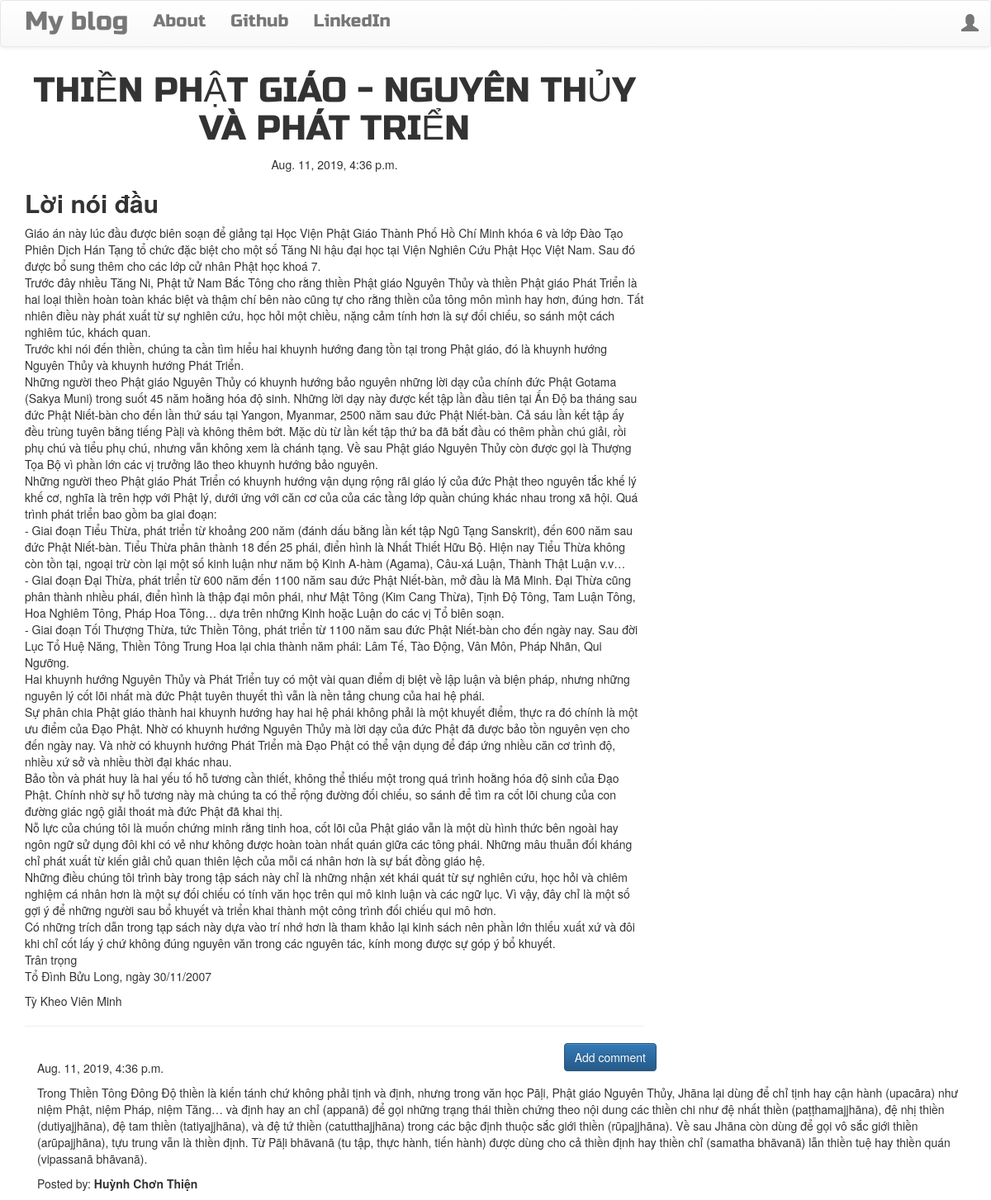
The page /post/10/ on the database its author committed.
### blog/models.py (models this page shows, shortened)
class Post(models.Model):
    author = models.ForeignKey(get_user_model(), on_delete=models.CASCADE)
    title = models.CharField(max_length=200)
    text = models.TextField()
    created_date = models.DateTimeField(default=timezone.now)
    published_date = models.DateTimeField(blank=True, null=True)

class Comment(models.Model):
    post = models.ForeignKey('blog.Post', related_name='comments', on_delete=models.CASCADE)
    author = models.CharField(max_length=200)
    text = models.TextField()
    created_date = models.DateTimeField(default=timezone.now)
    approved_comment = models.BooleanField(default=False)

### blog/views.py (the view)
# urls.py: path('post/<int:pk>/', views.PostDetailView.as_view(), name='post_detail'),
class PostDetailView(DetailView):
    model = Post

### blog/templates/blog/post_detail.html (shortened to what this page needs)
{% extends 'blog/base.html' %}
{% block content %}
        <h1 class='posttitle loader'>{{ post.title }}</h1>
        {% if post.published_date %}
            <div class="date postdate">
                {{ post.published_date }}
            </div>
        {% else %}
            <a class="btn btn-default" href="{% url 'post_publish' pk=post.pk %}">Publish</a>
        {% endif %}
      <p class='postcontent' >{{ post.text|safe|linebreaksbr }}</p>
  <hr>
  <a class="btn btn-primary btn-comment" href="{% url 'add_comment_to_post' pk=post.pk %}">Add comment</a>
  <div class="container">
  {% for comment in post.comments.all %}
  <br>
      {% if user.is_authenticated or comment.approved_comment %}
              {{ comment.created_date }}
          <p>{{ comment.text|safe|linebreaks }}</p>
          <p>Posted by: <strong>{{ comment.author }}</strong></p>
      {% endif %}
  {% empty %}
      <p>No comments posted.</p>
  {% endfor %}
</div>
{% endblock %}

### blog/static/css/blog.css (style rules this page uses)
.postdate { text-align: center; }
.posttitle { font-family: 'Russo One', sans-serif; font-size: 3em; text-align: center; }
.postcontent { font-family: 'Montserrat'; font-size: 1.5em; }
.btn-comment { position: absolute; right: 0px; }
.loader { filter:hue-rotate(0deg); color: linear-gradient(45deg,#0f8,#08f); animation:hue 5000ms infinite linear; }

### rows shown on the page
Post: title "THIỀN PHẬT GIÁO - NGUYÊN THỦY VÀ PHÁT TRIỂN", published_date "Aug. 11, 2019, 4:36 p.m.", text "Lời nói đầu Giáo án này lúc đầu được biên soạn để giảng tại Học Viện Phật Giáo Thành Phố Hồ Chí Minh khóa 6 và lớp Đào Tạo Phiên Dịch Hán Tạng tổ chức đặc biệt cho một số Tăng Ni hậu đại học tại Viện Nghiên Cứu Phật Học Việt Nam. Sau đó được bổ sung thêm cho các lớp cử nhân Phật học khoá 7. Trước đây nhiều Tăng Ni, Phật tử Nam Bắc Tông cho rằng thiền Phật giáo Nguyên Thủy và thiền Phật giáo Phát Triển là hai loại thiền hoàn toàn khác biệt và thậm chí bên nào cũng tự cho rằng thiền của tông môn mình hay hơn, đúng hơn. Tất nhiên điều này phát xuất từ sự nghiên cứu, học hỏi một chiều, nặng cảm tính hơn là sự đối chiếu, so sánh một cách nghiêm túc, khách quan. Trước khi nói đến thiền, chúng ta…"
Comment: created_date "Aug. 11, 2019, 4:36 p.m.", text "Trong Thiền Tông Đông Độ thiền là kiến tánh chứ không phải tịnh và định, nhưng trong văn học Pāḷi, Phật giáo Nguyên Thủy, Jhāna lại dùng để chỉ tịnh hay cận hành (upacāra) như niệm Phật, niệm Pháp, niệm Tăng… và định hay an chỉ (appanā) để gọi những trạng thái thiền chứng theo nội dung các thiền chi như đệ nhất thiền (paṭṭhamajjhāna), đệ nhị thiền (dutiyajjhāna), đệ tam thiền (tatiyajjhāna), và đệ tứ thiền (catutthajjhāna) trong các bậc định thuộc sắc giới thiền (rūpajjhāna). Về sau Jhāna còn dùng để gọi vô sắc giới thiền (arūpajjhāna), tựu trung vẫn là thiền định. Từ Pāḷi bhāvanā (tu tập, thực hành, tiến hành) được dùng cho cả thiền định hay thiền chỉ (samatha bhāvanā) lẫn thiền tuệ hay…", author "Huỳnh Chơn Thiện"
